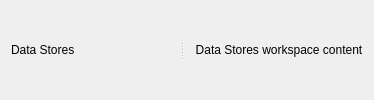
<?xml version="1.0" encoding="UTF-8"?>
<ui version="4.0">
 <class>DataStoresWorkspace</class>
 <widget class="QWidget" name="dataStoresWorkspace">
  <layout class="QHBoxLayout" name="mainLayout">
   <property name="leftMargin"><number>0</number></property>
   <property name="topMargin"><number>0</number></property>
   <property name="rightMargin"><number>0</number></property>
   <property name="bottomMargin"><number>0</number></property>
   <property name="spacing"><number>4</number></property>
   <item>
    <widget class="QSplitter" name="mainSplitter">
     <property name="orientation"><enum>Qt::Orientation::Horizontal</enum></property>
     <widget class="QWidget" name="navPlaceholder">
      <property name="minimumSize"><size><width>180</width><height>0</height></size></property>
      <property name="maximumSize"><size><width>260</width><height>16777215</height></size></property>
      <layout class="QVBoxLayout" name="navLayout">
       <item>
        <widget class="QLabel" name="navLabel">
         <property name="text"><string>Data Stores</string></property>
        </widget>
       </item>
      </layout>
     </widget>
     <widget class="QWidget" name="contentPlaceholder">
      <layout class="QVBoxLayout" name="contentLayout">
       <item>
        <widget class="QLabel" name="contentLabel">
         <property name="text"><string>Data Stores workspace content</string></property>
         <property name="alignment"><set>Qt::AlignmentFlag::AlignCenter</set></property>
        </widget>
       </item>
      </layout>
     </widget>
    </widget>
   </item>
  </layout>
 </widget>
 <layoutdefault spacing="6" margin="11"/>
 <resources/>
 <connections/>
</ui>
